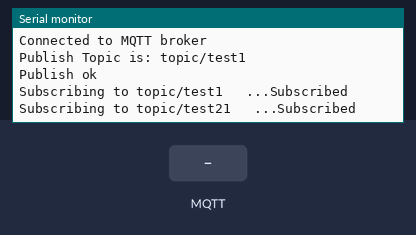
Simulated run of this sketch. Board: ESP8266 (NodeMCU). Parts: the last lines printed to the serial monitor. The test bench sets the inputs (shaded band). WiFi joins after 1.5 s; servers stay silent unless stated; no MQTT or app messages arrive unless stated.

Above: at 7.3 s.
7.4 s: MQTT message "1" arrives on the first subscribed topic
At 12.5 s:
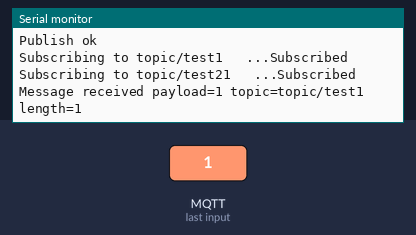
13.0 s: MQTT message "on" arrives on the first subscribed topic
At 17.6 s:
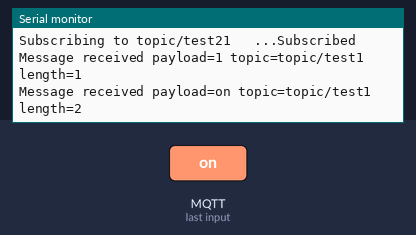
18.0 s: MQTT message "off" arrives on the first subscribed topic
At 22.6 s:
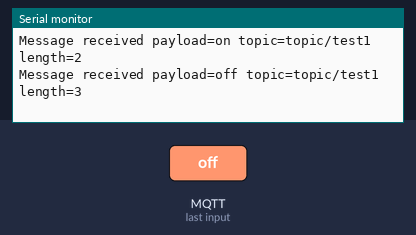
23.0 s: MQTT message "1" arrives on the second subscribed topic
At 27.6 s:
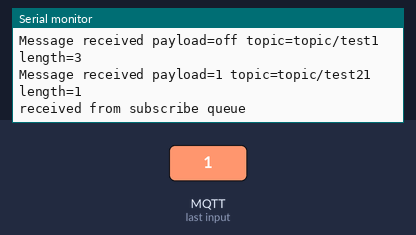

The sketch:

MQTT_Manager_ESP8266.ino
```cpp
#include <Arduino.h>

#include <ESP8266WiFi.h>
#include <PubSubClient.h>

const char *ssid = "balabasKiev5"; // Èìÿ ðîóòåðà
const char *pass = "wuWylKegayg2wu22"; // Ïàðîëü ðîóòåðà

const char *mqtt_server = "m23.cloudmqtt.com"; // Èìÿ ñåðâåðà MQTT
const int mqtt_port = 10186; // Ïîðò äëÿ ïîäêëþ÷åíèÿ ê ñåðâåðó MQTT
const char *mqtt_user = "tpheglmk"; // Ëîãè äëÿ ïîäêëþ÷åíèÿ ê ñåðâåðó MQTT
const char *mqtt_pass = "QgYRfVzDhQ31"; // Ïàðîëü äëÿ ïîäêëþ÷åíèÿ ê ñåðâåðó MQTT

const char *topic="topic/test1";
const char *topic_sub="topic/test21";

const int led = 5; // äèîä íà ïëàòå

#define BUFFER_SIZE 100

int tm = 300;
float temp = 0;

WiFiClient wclient;
PubSubClient client(mqtt_server, mqtt_port, callback, wclient);

void setup() {
  Serial.begin(115200);
  delay(10);

  Serial.println("Starting mqtt server");
  Serial.println();

  //pinMode(led, OUTPUT);
}

// Ôóíêöèÿ îòïðàâêè ïîêàçàíèé
void sendData() {
	static int counter = 0;

	  String payload = "{\"micros\":";
	  payload += micros();
	  payload += ",\"counter\":";
	  payload += counter;
	  payload += "}";

	  if (client.connected()){
	    Serial.print("Sending payload: ");
	    Serial.println(payload);

	    if (client.publish(topic, (char*) payload.c_str())) {
	      Serial.println("Publish ok");
	    }
	    else {
	      Serial.println("Publish failed");
	    }
	  }
	  ++counter;
	  delay(5000);

  delay(1);
}

// Ôóíêöèÿ ïîëó÷åíèÿ äàííûõ îò ñåðâåðà
void callback(char* topic, uint8_t* payload, unsigned int length) {

	String payloadIn = (char*)payload;
	String topicIn=String(topic);

	String msg;
		for(int i=0;i<length;i++){
			msg+=(char)payload[i];
		}

	String messageIn="Message received payload="+msg+" topic="+topic +" length="+length;

	Serial.println(messageIn);
  // ïðîâåðÿåì èç íóæíîãî ëè íàì òîïèêà ïðèøëè äàííûå
  if(String(topic).equals(String(topic_sub)))
  {
     Serial.println("received from subscribe queue"); // âûâîäèì â ñåðèàë ïîðò ïîäòâåðæäåíèå, ÷òî ìû ïîëó÷èëè òîïèê test/2
  }
}

void loop() {
  // ïîäêëþ÷àåìñÿ ê wi-fi
  if (WiFi.status() != WL_CONNECTED) {
    Serial.print("Connecting to ");
    Serial.print(ssid);
    Serial.println("...");
    WiFi.begin(ssid, pass);

    if (WiFi.waitForConnectResult() != WL_CONNECTED) return;
    Serial.println("WiFi connected");
  }

  // ïîäêëþ÷àåìñÿ ê MQTT ñåðâåðó
  if (WiFi.status() == WL_CONNECTED) {

	connectMqtt();
	processMqtt();

  }

  delay(5000);
}

void processMqtt(){
	if (client.connected()){
	  client.loop();
	  //sendData();
	}
}

void connectMqtt(){
	String clState=String(client.state());
	String clConnected=String(client.connected());
	String wifiState=String(wclient.status());
	String wifiConnected=String(wclient.connected());

	//Serial.println("Client State="+clState+" clConnected="+clConnected+" wifiState="+wifiState+" wifiConnected"+wifiConnected);

	if (!client.connected()) {

	    	  String clientName;
	    	  clientName += "esp8266 "+millis();

	    	if (client.connect((char*) clientName.c_str(),mqtt_user,mqtt_pass)) {
	    	    Serial.println("Connected to MQTT broker");
	    	    Serial.print("Publish Topic is: ");
	    	    Serial.println(topic);

	    	    if (client.publish(topic, "hello from ESP8266")) {
	    	      Serial.println("Publish ok");
	    	    }
	    	    else {
	    	      Serial.println("Publish failed");
	    	    }

	    	    subscribeToTopic(topic);
	    	    subscribeToTopic(topic_sub);
	    	  }
	    	  else {
	    	    Serial.println("MQTT connect failed");
	    	    Serial.println("Will reset and try again...");
	    	    delay(5000);
	    	    //abort();
	    	  }
	    }
}

void subscribeToTopic(const char *topicIn){
	Serial.print("Subscribing to "+String(topicIn));
	client.subscribe(topicIn);
	Serial.println("   ...Subscribed");
}
```

sloeber.ino.cpp
```cpp
#ifdef __IN_ECLIPSE__
//This is a automatic generated file
//Please do not modify this file
//If you touch this file your change will be overwritten during the next build
//This file has been generated on 2018-09-30 04:48:07

#include "Arduino.h"
#include <Arduino.h>
#include <ESP8266WiFi.h>
#include <PubSubClient.h>

void setup() ;
void sendData() ;
void callback(char* topic, uint8_t* payload, unsigned int length) ;
void loop() ;
void processMqtt();
void connectMqtt();
void subscribeToTopic(const char *topicIn);

#include "MQTT_Manager_ESP8266.ino"


#endif
```

Measured:
- after the input at 7.4 s, the serial monitor: prints a new line after 4.2 s (image 1)
- after the input at 13.0 s, the serial monitor: prints a new line after 3.6 s (image 2)
- after the input at 18.0 s, the serial monitor: prints a new line after 3.6 s (image 3)
- after the input at 23.0 s, the serial monitor: prints a new line after 3.6 s (image 4)
